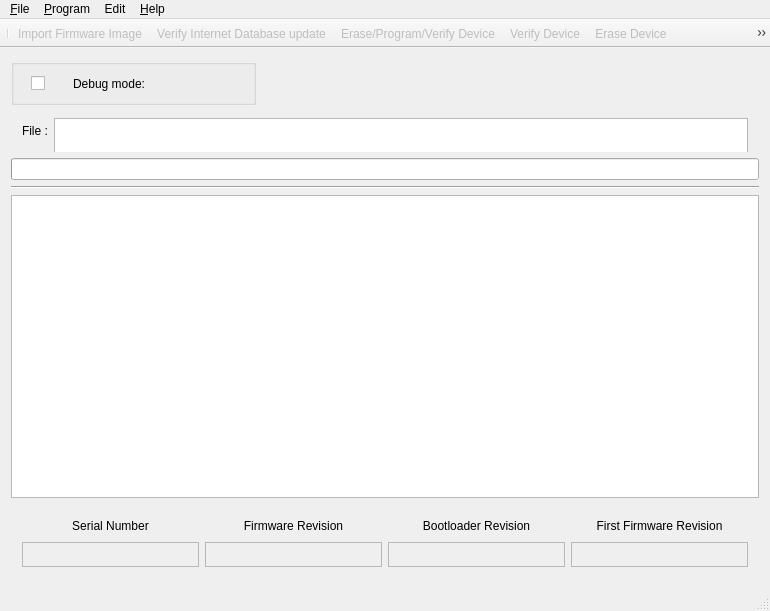
<?xml version="1.0" encoding="UTF-8"?>
<ui version="4.0">
 <class>MainWindowClass</class>
 <widget class="QMainWindow" name="MainWindowClass">
  <property name="geometry">
   <rect>
    <x>0</x>
    <y>0</y>
    <width>770</width>
    <height>611</height>
   </rect>
  </property>
  <property name="sizePolicy">
   <sizepolicy hsizetype="Expanding" vsizetype="Expanding">
    <horstretch>0</horstretch>
    <verstretch>0</verstretch>
   </sizepolicy>
  </property>
  <property name="windowTitle">
   <string>AN1310ui</string>
  </property>
  <property name="windowIcon">
   <iconset resource="resources.qrc">
    <normaloff>:/MainWindow/img/VolfoTool.png</normaloff>:/MainWindow/img/VolfoTool.png</iconset>
  </property>
  <property name="iconSize">
   <size>
    <width>24</width>
    <height>24</height>
   </size>
  </property>
  <widget class="QWidget" name="centralWidget">
   <property name="enabled">
    <bool>true</bool>
   </property>
   <layout class="QVBoxLayout" name="verticalLayout_4">
    <item>
     <layout class="QHBoxLayout" name="horizontalLayout">
      <property name="sizeConstraint">
       <enum>QLayout::SetFixedSize</enum>
      </property>
      <property name="margin">
       <number>0</number>
      </property>
      <item>
       <widget class="QGroupBox" name="groupBox">
        <property name="title">
         <string/>
        </property>
        <layout class="QHBoxLayout" name="horizontalLayout_2">
         <item>
          <widget class="QCheckBox" name="checkBoxDebug">
           <property name="minimumSize">
            <size>
             <width>25</width>
             <height>0</height>
            </size>
           </property>
           <property name="maximumSize">
            <size>
             <width>30</width>
             <height>16777215</height>
            </size>
           </property>
           <property name="text">
            <string/>
           </property>
          </widget>
         </item>
         <item>
          <widget class="QLabel" name="label_4T">
           <property name="maximumSize">
            <size>
             <width>100</width>
             <height>16777215</height>
            </size>
           </property>
           <property name="text">
            <string>Debug mode:</string>
           </property>
          </widget>
         </item>
         <item>
          <widget class="QLabel" name="label_4P">
           <property name="maximumSize">
            <size>
             <width>50</width>
             <height>16777215</height>
            </size>
           </property>
           <property name="text">
            <string/>
           </property>
           <property name="pixmap">
            <pixmap resource="resources.qrc">:/MainWindow/img/red.png</pixmap>
           </property>
          </widget>
         </item>
        </layout>
       </widget>
      </item>
      <item>
       <widget class="QLabel" name="label_Connected">
        <property name="text">
         <string/>
        </property>
        <property name="pixmap">
         <pixmap resource="resources.qrc">:/MainWindow/img/notConnected.png</pixmap>
        </property>
        <property name="alignment">
         <set>Qt::AlignCenter</set>
        </property>
       </widget>
      </item>
      <item>
       <widget class="QLabel" name="label_mode">
        <property name="text">
         <string/>
        </property>
       </widget>
      </item>
     </layout>
    </item>
    <item>
     <layout class="QVBoxLayout" name="verticalLayout">
      <item>
       <widget class="QWidget" name="widget_4" native="true">
        <property name="maximumSize">
         <size>
          <width>16777215</width>
          <height>41</height>
         </size>
        </property>
        <layout class="QHBoxLayout" name="horizontalLayout_4">
         <property name="topMargin">
          <number>0</number>
         </property>
         <property name="bottomMargin">
          <number>2</number>
         </property>
         <item>
          <widget class="QLabel" name="label_4">
           <property name="maximumSize">
            <size>
             <width>31</width>
             <height>16777215</height>
            </size>
           </property>
           <property name="text">
            <string>File :</string>
           </property>
          </widget>
         </item>
         <item>
          <widget class="QTextEdit" name="FileNameTextEdit">
           <property name="minimumSize">
            <size>
             <width>0</width>
             <height>60</height>
            </size>
           </property>
           <property name="maximumSize">
            <size>
             <width>16777215</width>
             <height>25</height>
            </size>
           </property>
           <property name="html">
            <string>&lt;!DOCTYPE HTML PUBLIC &quot;-//W3C//DTD HTML 4.0//EN&quot; &quot;http://www.w3.org/TR/REC-html40/strict.dtd&quot;&gt;
&lt;html&gt;&lt;head&gt;&lt;meta name=&quot;qrichtext&quot; content=&quot;1&quot; /&gt;&lt;style type=&quot;text/css&quot;&gt;
p, li { white-space: pre-wrap; }
&lt;/style&gt;&lt;/head&gt;&lt;body style=&quot; font-family:'MS Shell Dlg 2'; font-size:8.25pt; font-weight:400; font-style:normal;&quot;&gt;
&lt;p style=&quot;-qt-paragraph-type:empty; margin-top:0px; margin-bottom:0px; margin-left:0px; margin-right:0px; -qt-block-indent:0; text-indent:0px; font-size:8pt;&quot;&gt;&lt;/p&gt;&lt;/body&gt;&lt;/html&gt;</string>
           </property>
          </widget>
         </item>
        </layout>
       </widget>
      </item>
      <item>
       <widget class="QProgressBar" name="progressBar">
        <property name="value">
         <number>0</number>
        </property>
        <property name="textVisible">
         <bool>false</bool>
        </property>
       </widget>
      </item>
      <item>
       <widget class="Line" name="line">
        <property name="orientation">
         <enum>Qt::Horizontal</enum>
        </property>
       </widget>
      </item>
      <item>
       <widget class="QPlainTextEdit" name="plainTextEdit">
        <property name="minimumSize">
         <size>
          <width>350</width>
          <height>0</height>
         </size>
        </property>
        <property name="readOnly">
         <bool>true</bool>
        </property>
       </widget>
      </item>
     </layout>
    </item>
    <item>
     <widget class="QWidget" name="widget" native="true">
      <property name="maximumSize">
       <size>
        <width>16777215</width>
        <height>74</height>
       </size>
      </property>
      <layout class="QGridLayout" name="gridLayout_2">
       <item row="0" column="0">
        <widget class="QLabel" name="label_3">
         <property name="text">
          <string>Serial Number</string>
         </property>
         <property name="alignment">
          <set>Qt::AlignCenter</set>
         </property>
        </widget>
       </item>
       <item row="0" column="1">
        <widget class="QLabel" name="label_2">
         <property name="text">
          <string>Firmware Revision</string>
         </property>
         <property name="alignment">
          <set>Qt::AlignCenter</set>
         </property>
        </widget>
       </item>
       <item row="0" column="2">
        <widget class="QLabel" name="label">
         <property name="text">
          <string>Bootloader Revision</string>
         </property>
         <property name="alignment">
          <set>Qt::AlignCenter</set>
         </property>
        </widget>
       </item>
       <item row="0" column="3">
        <widget class="QLabel" name="label_5">
         <property name="text">
          <string>First Firmware Revision</string>
         </property>
         <property name="alignment">
          <set>Qt::AlignCenter</set>
         </property>
        </widget>
       </item>
       <item row="1" column="0">
        <widget class="QTextEdit" name="PartNumberTextEdit">
         <property name="enabled">
          <bool>false</bool>
         </property>
         <property name="minimumSize">
          <size>
           <width>110</width>
           <height>0</height>
          </size>
         </property>
         <property name="maximumSize">
          <size>
           <width>16777215</width>
           <height>25</height>
          </size>
         </property>
         <property name="html">
          <string>&lt;!DOCTYPE HTML PUBLIC &quot;-//W3C//DTD HTML 4.0//EN&quot; &quot;http://www.w3.org/TR/REC-html40/strict.dtd&quot;&gt;
&lt;html&gt;&lt;head&gt;&lt;meta name=&quot;qrichtext&quot; content=&quot;1&quot; /&gt;&lt;style type=&quot;text/css&quot;&gt;
p, li { white-space: pre-wrap; }
&lt;/style&gt;&lt;/head&gt;&lt;body style=&quot; font-family:'MS Shell Dlg 2'; font-size:8.25pt; font-weight:400; font-style:normal;&quot;&gt;
&lt;p align=&quot;center&quot; style=&quot;-qt-paragraph-type:empty; margin-top:0px; margin-bottom:0px; margin-left:0px; margin-right:0px; -qt-block-indent:0; text-indent:0px; font-size:8pt;&quot;&gt;&lt;/p&gt;&lt;/body&gt;&lt;/html&gt;</string>
         </property>
        </widget>
       </item>
       <item row="1" column="1">
        <widget class="QTextEdit" name="FirmwareRevTextEdit">
         <property name="enabled">
          <bool>false</bool>
         </property>
         <property name="minimumSize">
          <size>
           <width>110</width>
           <height>0</height>
          </size>
         </property>
         <property name="maximumSize">
          <size>
           <width>16777215</width>
           <height>25</height>
          </size>
         </property>
         <property name="html">
          <string>&lt;!DOCTYPE HTML PUBLIC &quot;-//W3C//DTD HTML 4.0//EN&quot; &quot;http://www.w3.org/TR/REC-html40/strict.dtd&quot;&gt;
&lt;html&gt;&lt;head&gt;&lt;meta name=&quot;qrichtext&quot; content=&quot;1&quot; /&gt;&lt;style type=&quot;text/css&quot;&gt;
p, li { white-space: pre-wrap; }
&lt;/style&gt;&lt;/head&gt;&lt;body style=&quot; font-family:'MS Shell Dlg 2'; font-size:8.25pt; font-weight:400; font-style:normal;&quot;&gt;
&lt;p align=&quot;center&quot; style=&quot;-qt-paragraph-type:empty; margin-top:0px; margin-bottom:0px; margin-left:0px; margin-right:0px; -qt-block-indent:0; text-indent:0px; font-size:8pt;&quot;&gt;&lt;/p&gt;&lt;/body&gt;&lt;/html&gt;</string>
         </property>
        </widget>
       </item>
       <item row="1" column="2">
        <widget class="QTextEdit" name="BootloaderRevTextEdit">
         <property name="enabled">
          <bool>false</bool>
         </property>
         <property name="minimumSize">
          <size>
           <width>110</width>
           <height>0</height>
          </size>
         </property>
         <property name="maximumSize">
          <size>
           <width>16777215</width>
           <height>25</height>
          </size>
         </property>
         <property name="html">
          <string>&lt;!DOCTYPE HTML PUBLIC &quot;-//W3C//DTD HTML 4.0//EN&quot; &quot;http://www.w3.org/TR/REC-html40/strict.dtd&quot;&gt;
&lt;html&gt;&lt;head&gt;&lt;meta name=&quot;qrichtext&quot; content=&quot;1&quot; /&gt;&lt;style type=&quot;text/css&quot;&gt;
p, li { white-space: pre-wrap; }
&lt;/style&gt;&lt;/head&gt;&lt;body style=&quot; font-family:'MS Shell Dlg 2'; font-size:8.25pt; font-weight:400; font-style:normal;&quot;&gt;
&lt;p align=&quot;center&quot; style=&quot;-qt-paragraph-type:empty; margin-top:0px; margin-bottom:0px; margin-left:0px; margin-right:0px; -qt-block-indent:0; text-indent:0px; font-size:8pt;&quot;&gt;&lt;/p&gt;&lt;/body&gt;&lt;/html&gt;</string>
         </property>
        </widget>
       </item>
       <item row="1" column="3">
        <widget class="QTextEdit" name="InitialFirmwareTextEdit">
         <property name="enabled">
          <bool>false</bool>
         </property>
         <property name="minimumSize">
          <size>
           <width>110</width>
           <height>0</height>
          </size>
         </property>
         <property name="maximumSize">
          <size>
           <width>16777215</width>
           <height>25</height>
          </size>
         </property>
        </widget>
       </item>
      </layout>
     </widget>
    </item>
   </layout>
  </widget>
  <widget class="QMenuBar" name="menuBar">
   <property name="geometry">
    <rect>
     <x>0</x>
     <y>0</y>
     <width>770</width>
     <height>21</height>
    </rect>
   </property>
   <widget class="QMenu" name="menuFile">
    <property name="title">
     <string>&amp;File</string>
    </property>
    <addaction name="actionOpen"/>
    <addaction name="actionDownload"/>
    <addaction name="separator"/>
    <addaction name="actionExit"/>
   </widget>
   <widget class="QMenu" name="menuProgrammer">
    <property name="title">
     <string>&amp;Program</string>
    </property>
    <addaction name="separator"/>
    <addaction name="actionWrite_Device"/>
    <addaction name="action_Verify_Device"/>
    <addaction name="actionErase_Device"/>
    <addaction name="actionBlank_Check"/>
    <addaction name="actionReset_Device"/>
    <addaction name="actionRead_Memory"/>
    <addaction name="actionWrite_Memory"/>
    <addaction name="separator"/>
    <addaction name="action_Settings"/>
    <addaction name="action_Manager"/>
    <addaction name="actionSniffer"/>
   </widget>
   <widget class="QMenu" name="menu_Help">
    <property name="title">
     <string>&amp;Help</string>
    </property>
    <addaction name="action_About"/>
   </widget>
   <widget class="QMenu" name="menuEdit">
    <property name="title">
     <string>Edit</string>
    </property>
    <addaction name="actionEdit_Part_Number"/>
    <addaction name="actionEdit_Customer_Number_First_Firmware_Revision"/>
   </widget>
   <addaction name="menuFile"/>
   <addaction name="menuProgrammer"/>
   <addaction name="menuEdit"/>
   <addaction name="menu_Help"/>
  </widget>
  <widget class="QStatusBar" name="statusBar"/>
  <widget class="QToolBar" name="mainToolBar">
   <property name="windowTitle">
    <string>Display Toolbar</string>
   </property>
   <property name="movable">
    <bool>false</bool>
   </property>
   <property name="floatable">
    <bool>false</bool>
   </property>
   <attribute name="toolBarArea">
    <enum>TopToolBarArea</enum>
   </attribute>
   <attribute name="toolBarBreak">
    <bool>false</bool>
   </attribute>
   <addaction name="separator"/>
   <addaction name="actionOpen"/>
   <addaction name="actionDownload"/>
   <addaction name="actionWrite_Device"/>
   <addaction name="action_Verify_Device"/>
   <addaction name="actionErase_Device"/>
   <addaction name="actionBlank_Check"/>
   <addaction name="actionReset_Device"/>
   <addaction name="actionGetFile"/>
  </widget>
  <action name="actionOpen">
   <property name="enabled">
    <bool>false</bool>
   </property>
   <property name="icon">
    <iconset resource="resources.qrc">
     <normaloff>:/MainWindow/img/open.png</normaloff>:/MainWindow/img/open.png</iconset>
   </property>
   <property name="text">
    <string>&amp;Import Firmware Image</string>
   </property>
   <property name="toolTip">
    <string>Import Firmware Image</string>
   </property>
   <property name="shortcut">
    <string>Ctrl+O</string>
   </property>
  </action>
  <action name="actionExit">
   <property name="icon">
    <iconset resource="resources.qrc">
     <normaloff>:/MainWindow/img/exit.png</normaloff>:/MainWindow/img/exit.png</iconset>
   </property>
   <property name="text">
    <string>E&amp;xit</string>
   </property>
   <property name="shortcut">
    <string>Ctrl+Q</string>
   </property>
  </action>
  <action name="actionWrite_Device">
   <property name="enabled">
    <bool>false</bool>
   </property>
   <property name="icon">
    <iconset resource="resources.qrc">
     <normaloff>:/MainWindow/img/writetqfp.png</normaloff>:/MainWindow/img/writetqfp.png</iconset>
   </property>
   <property name="text">
    <string>Erase/Program/Verify Device</string>
   </property>
  </action>
  <action name="actionErase_Device">
   <property name="enabled">
    <bool>false</bool>
   </property>
   <property name="icon">
    <iconset resource="resources.qrc">
     <normaloff>:/MainWindow/img/erasetqfp.png</normaloff>:/MainWindow/img/erasetqfp.png</iconset>
   </property>
   <property name="text">
    <string>Erase Device</string>
   </property>
   <property name="visible">
    <bool>false</bool>
   </property>
  </action>
  <action name="action_About">
   <property name="icon">
    <iconset resource="resources.qrc">
     <normaloff>:/MainWindow/img/about.png</normaloff>:/MainWindow/img/about.png</iconset>
   </property>
   <property name="text">
    <string>&amp;About</string>
   </property>
  </action>
  <action name="action_Verify_Device">
   <property name="enabled">
    <bool>false</bool>
   </property>
   <property name="icon">
    <iconset resource="resources.qrc">
     <normaloff>:/MainWindow/img/verify.png</normaloff>:/MainWindow/img/verify.png</iconset>
   </property>
   <property name="text">
    <string>&amp;Verify Device</string>
   </property>
   <property name="visible">
    <bool>false</bool>
   </property>
  </action>
  <action name="action_Settings">
   <property name="enabled">
    <bool>false</bool>
   </property>
   <property name="icon">
    <iconset resource="resources.qrc">
     <normaloff>:/MainWindow/img/tools.png</normaloff>:/MainWindow/img/tools.png</iconset>
   </property>
   <property name="text">
    <string>&amp;Settings...</string>
   </property>
  </action>
  <action name="actionReset_Device">
   <property name="enabled">
    <bool>false</bool>
   </property>
   <property name="icon">
    <iconset resource="resources.qrc">
     <normaloff>:/MainWindow/img/Reset.png</normaloff>:/MainWindow/img/Reset.png</iconset>
   </property>
   <property name="text">
    <string>Reset Device</string>
   </property>
  </action>
  <action name="actionBlank_Check">
   <property name="enabled">
    <bool>false</bool>
   </property>
   <property name="icon">
    <iconset resource="resources.qrc">
     <normaloff>:/MainWindow/img/BlankCheck.png</normaloff>:/MainWindow/img/BlankCheck.png</iconset>
   </property>
   <property name="text">
    <string>Blank Check</string>
   </property>
   <property name="visible">
    <bool>false</bool>
   </property>
  </action>
  <action name="actionGet_Msg">
   <property name="icon">
    <iconset resource="resources.qrc">
     <normaloff>:/MainWindow/img/smile.png</normaloff>:/MainWindow/img/smile.png</iconset>
   </property>
   <property name="text">
    <string>Get Msg</string>
   </property>
   <property name="toolTip">
    <string>Get Message</string>
   </property>
  </action>
  <action name="action_Manager">
   <property name="icon">
    <iconset resource="resources.qrc">
     <normaloff>:/MainWindow/img/manager.png</normaloff>:/MainWindow/img/manager.png</iconset>
   </property>
   <property name="text">
    <string>Manager...</string>
   </property>
  </action>
  <action name="actionDownload">
   <property name="enabled">
    <bool>false</bool>
   </property>
   <property name="icon">
    <iconset resource="resources.qrc">
     <normaloff>:/MainWindow/img/internet.png</normaloff>:/MainWindow/img/internet.png</iconset>
   </property>
   <property name="text">
    <string>Verify Internet Database update</string>
   </property>
   <property name="toolTip">
    <string>Verify Internet Database update</string>
   </property>
  </action>
  <action name="actionGetFile">
   <property name="icon">
    <iconset resource="resources.qrc">
     <normaloff>:/MainWindow/img/download.png</normaloff>:/MainWindow/img/download.png</iconset>
   </property>
   <property name="text">
    <string>Download Firmware from Internet</string>
   </property>
   <property name="visible">
    <bool>false</bool>
   </property>
  </action>
  <action name="actionEdit_Part_Number">
   <property name="icon">
    <iconset resource="resources.qrc">
     <normaloff>:/MainWindow/img/tools.png</normaloff>:/MainWindow/img/tools.png</iconset>
   </property>
   <property name="text">
    <string>Edit Serial Number</string>
   </property>
  </action>
  <action name="actionEdit_Customer_Number_First_Firmware_Revision">
   <property name="icon">
    <iconset resource="resources.qrc">
     <normaloff>:/MainWindow/img/tools.png</normaloff>:/MainWindow/img/tools.png</iconset>
   </property>
   <property name="text">
    <string>Edit Customer Number (First Firmware Revision)</string>
   </property>
  </action>
  <action name="actionRead_Memory">
   <property name="icon">
    <iconset resource="resources.qrc">
     <normaloff>:/MainWindow/img/Save_as.png</normaloff>:/MainWindow/img/Save_as.png</iconset>
   </property>
   <property name="text">
    <string>Dump Memory</string>
   </property>
  </action>
  <action name="actionWrite_Memory">
   <property name="icon">
    <iconset resource="resources.qrc">
     <normaloff>:/MainWindow/img/Edit_page.png</normaloff>:/MainWindow/img/Edit_page.png</iconset>
   </property>
   <property name="text">
    <string>Write Memory</string>
   </property>
  </action>
  <action name="actionSniffer">
   <property name="text">
    <string>Sniffer</string>
   </property>
  </action>
 </widget>
 <layoutdefault spacing="6" margin="11"/>
 <resources>
  <include location="resources.qrc"/>
 </resources>
 <connections/>
</ui>
